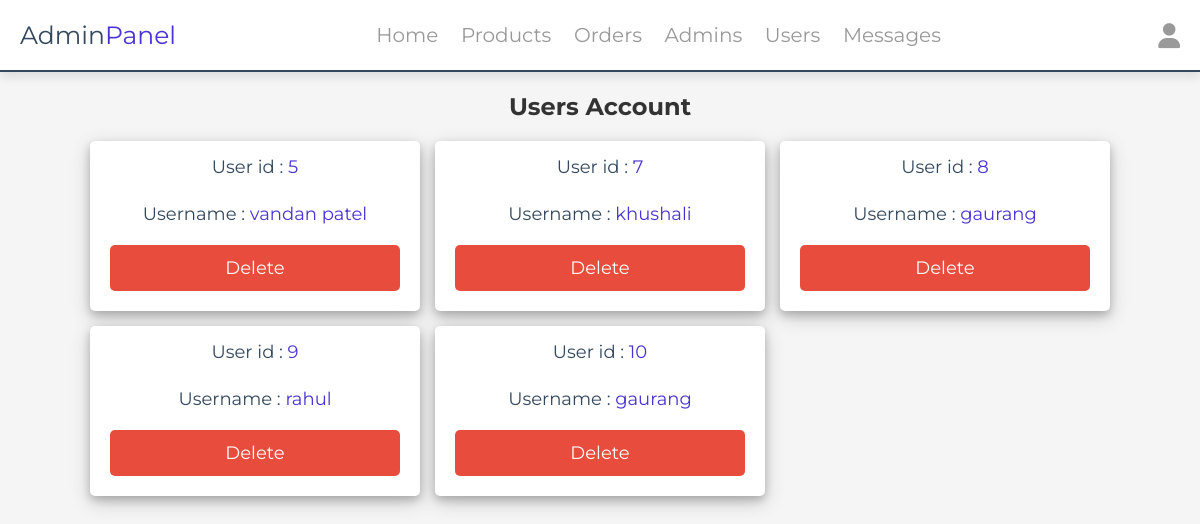
/admin/users_accounts.php (signed in), run on the app's committed database.
### tables this page shows
CREATE TABLE `users` (
  `id` int(100) NOT NULL,
  `name` varchar(20) NOT NULL,
  `email` varchar(50) NOT NULL,
  `number` varchar(10) NOT NULL,
  `password` varchar(50) NOT NULL,
  `address` varchar(500) NOT NULL
);

### admin/users_accounts.php (the view, shortened to what this page needs)
<?php
include '../components/connect.php';
?>
<!DOCTYPE html>
<html lang="en">
<head>
   <link rel="stylesheet" href="https://cdnjs.cloudflare.com/ajax/libs/font-awesome/6.1.1/css/all.min.css">
   <link rel="stylesheet" href="../css/admin_style.css">
</head>
<body>
<?php include '../components/admin_header.php' ?>
<section class="accounts">
   <h1 class="heading">users account</h1>
   <div class="box-container">
   <?php
      $select_account = $conn->prepare("SELECT * FROM `users`");
      $select_account->execute();
      if($select_account->rowCount() > 0){
         while($fetch_accounts = $select_account->fetch(PDO::FETCH_ASSOC)){
   ?>
   <div class="box">
      <p> User id : <span><?= $fetch_accounts['id']; ?></span> </p>
      <p> Username : <span><?= $fetch_accounts['name']; ?></span> </p>
      <a href="users_accounts.php?delete=<?= $fetch_accounts['id']; ?>" class="delete-btn" onclick="return confirm('delete this account?');">delete</a>
   </div>
   <?php
      }
   }else{
      echo '<p class="empty">no accounts available</p>';
   }
   ?>
   </div>
</section>
</body>
</html>

### css/admin_style.css (style rules this page uses)
:root { --main-color:#4834d4; --red:#e74c3c; --orange:#f39c12; --black:#34495e; --white:#fff; --light-bg:#f5f5f5; --light-color:#999; --border:.2rem solid var(--black); --box-shadow:0 .5rem 1rem rgba(0,0,0,.1); }
* { font-family: 'Montserrat', sans-serif; margin:0; padding:0; box-sizing: border-box; text-decoration: none; outline: none; border:none; }
html { font-size: 62.5%; overflow-x: hidden; }
body { background-color: var(--light-bg); }
section { max-width: 1200px; margin:0 auto; padding:2rem; }
.btn, .delete-btn, .option-btn { display: block; margin-top: 1rem; border-radius: .5rem; cursor: pointer; width: 100%; font-size: 1.8rem; color:var(--white); padding:1.2rem 3rem; text-transform: capitalize; text-align: center; }
.delete-btn { background-color: var(--red); }
.heading { text-align: center; margin-bottom: 2rem; text-transform: capitalize; color:var(--black); font-size: 3rem; }
.heading { text-align: center; margin-bottom: 20px; font-size: 24px; color: #333; }
.box-container { display: grid; grid-template-columns: repeat(auto-fit, minmax(220px, 1fr)); gap: 20px; }
.box { background: #fff; padding: 20px; border-radius: 8px; box-shadow:-4px -4px 4px 2px rgba(0, 0, 0, 0.1); text-align: center; }
.box p { font-size: 16px; color: #666; margin-bottom: 15px; }
.accounts .box-container { display: grid; grid-template-columns: repeat(auto-fit, 33rem); gap:1.5rem; justify-content: center; align-items: flex-start; }
.accounts .box-container .box { background-color: var(--white); border-radius: .5rem; box-shadow: 0 4px 8px 0 rgba(0, 0, 0, 0.2), 0 6px 20px 0 rgba(0, 0, 0, 0.19); padding:2rem; padding-top: 1rem; text-align: center; }
.accounts .box-container .box p { padding: .5rem 0; font-size: 1.8rem; color:var(--black); }
.accounts .box-container .box p span { color:var(--main-color); }

### data on the page
users: id "5", name "vandan patel"
users: id "7", name "khushali"
users: id "8", name "gaurang"
users: id "9", name "rahul"
users: id "10", name "gaurang"
